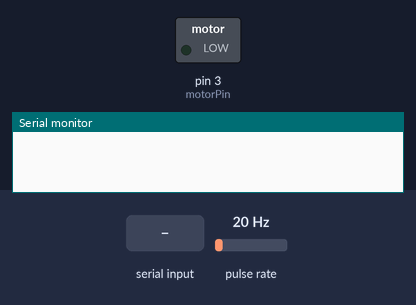
Recording of a sketch running on a simulated Arduino Uno, built with avr-gcc and run on an emulated ATmega328P. Parts: switched loads named in the sketch (green lamp = pin HIGH), the last lines printed to the serial monitor. Wiring (inferred from the names in the program): pulse sensor: data pin 2. The test bench sets the inputs (shaded band); at power-on: pulse rate 20 Hz.

Above: at 3.2 s.
3.3 s: "1\n" received over Serial
At 3.45 s:
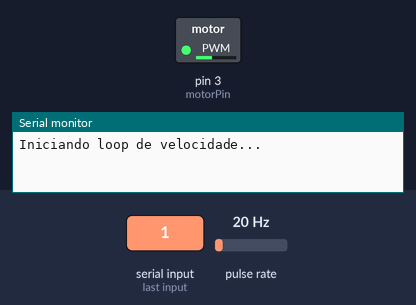
At 4.45 s:
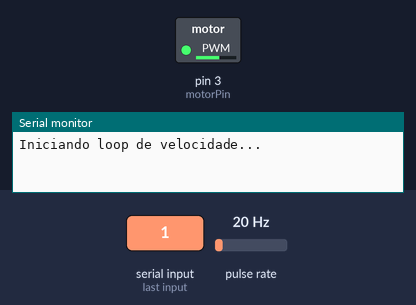
Timing chart, 0 to 11.6 s (numbered marks = the images above; inputs shaded):
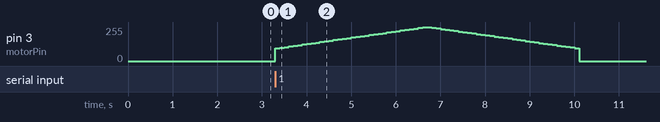

The sketch:

tachometer.ino
```cpp
// Definições de pinos e variáveis
const int IR_PIN = 2;  // Pino do sensor IR
const int motorPin = 3;  // Pino do motor

volatile unsigned int counter = 0;  // Variável do contador para revoluções
unsigned long previousMillis = 0;  // Armazena o tempo anterior
unsigned int rpm = 0;  // Variável para armazenar o valor de RPM
bool countRPM = false;  // Flag para controle de contagem de RPM

// Função de interrupção do sensor IR
void IRinterrupt() {
  if (countRPM) {
    counter++;
  }
}

void setup() {
  // Configurações do sensor IR e motor
  pinMode(IR_PIN, INPUT_PULLUP);
  attachInterrupt(digitalPinToInterrupt(IR_PIN), IRinterrupt, CHANGE);
  pinMode(motorPin, OUTPUT);

  // Inicializa a comunicação serial
  Serial.begin(115200);
  delay(2000);

  }

void loop() {
  // Controle do motor via Serial
  if (Serial.available()) {
    String input = Serial.readStringUntil('\n');
    input.trim();  // Remove espaços em branco ou novas linhas extras

    if (input.length() == 1) {
      char option = input.charAt(0);

      switch (option) {
        case '1':
          countRPM = true;  // Inicia a contagem de RPM
          handleSpeedLoop();
          stopMotor();
          countRPM = false;  // Para a contagem de RPM após o loop
          break;

        case '2':
          while (!Serial.available()) {}
          float speed = Serial.readStringUntil('\n').toFloat();
          countRPM = true;  // Inicia a contagem de RPM
          handleMotorControl(speed);
          break;

        default:
          Serial.println("Opção inválida. Por favor, selecione uma opção válida.");
          break;
      }
    } else {
      Serial.println("Por favor, insira um dígito correspondente a uma opção do menu.");
    }
  }

  // Calcula o RPM apenas quando a flag countRPM estiver ativa
  if (countRPM) {
    unsigned long currentMillis = millis();
    if (currentMillis - previousMillis >= 500) {
      detachInterrupt(digitalPinToInterrupt(IR_PIN));
      rpm = (counter / 6) * 60;  // Calcula o RPM
      counter = 0;
      attachInterrupt(digitalPinToInterrupt(IR_PIN), IRinterrupt, FALLING);
      previousMillis = currentMillis;
      // Envia apenas o valor de RPM
      Serial.println(rpm);
    }
  }
}

// Funções de controle do motor
void handleMotorControl(float speed) {
  int pwmValue = map(speed, 0, 100, 96, 255);
  analogWrite(motorPin, pwmValue);
}

void handleSpeedLoop() {
  Serial.println("Iniciando loop de velocidade...");
  for (int speed = 0; speed <= 100; speed += 3) {
    handleMotorControl(speed);
    delay(100);
  }
  for (int speed = 100; speed >= 0; speed -= 3) {
    handleMotorControl(speed);
    delay(100);
  }
  Serial.println("Loop de velocidade concluído.");
}

void stopMotor() {
  analogWrite(motorPin, 0);
  Serial.println("Motor parado.");
}
```

Measured:
- after the input at 3.3 s, pin 3 (motorPin): rises from 0/255 to 255/255 in 3.4 s, then falls to 0/255 in 3.4 s
